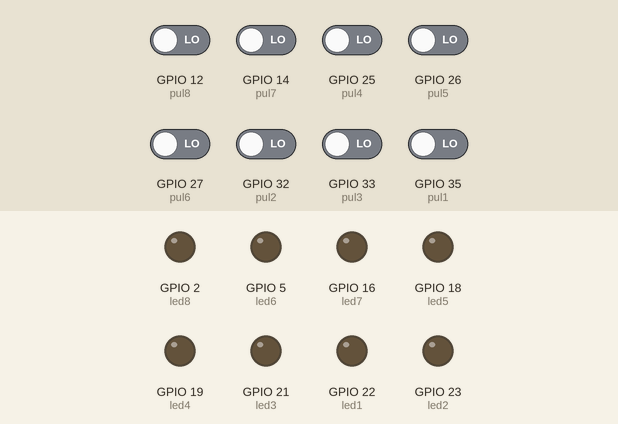
Recording of a program running on a simulated ESP32. On the bench: output pins drawn as LEDs (lit = HIGH). The inputs (shaded band) are chosen by the test bench; at power-on: GPIO 12 (pul8), GPIO 14 (pul7), GPIO 25 (pul4), GPIO 26 (pul5), GPIO 27 (pul6), GPIO 32 (pul2), GPIO 33 (pul3), GPIO 35 (pul1) LOW. What the program prints to the serial monitor is not drawn.

Above: at 1.2 s.
1.3 s: GPIO 12 (pul8) driven HIGH
At 2.5 s:
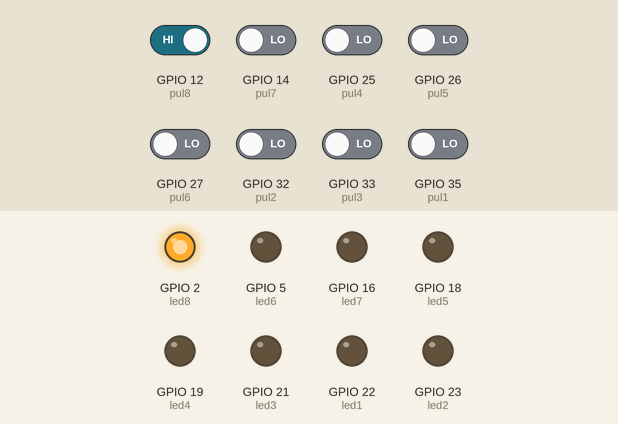
2.8 s: GPIO 14 (pul7) driven HIGH
At 3.9 s:
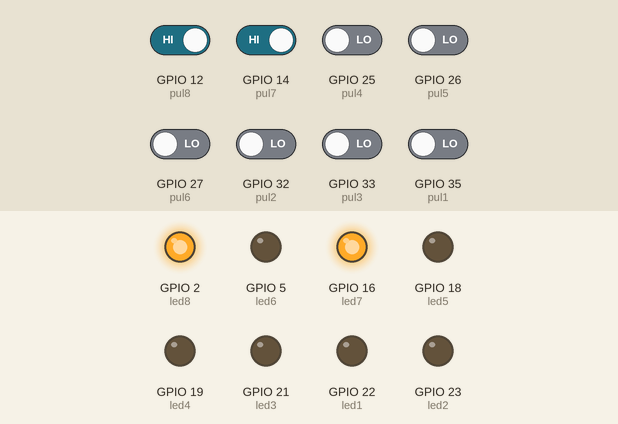
4.3 s: GPIO 25 (pul4) driven HIGH
At 5.0 s:
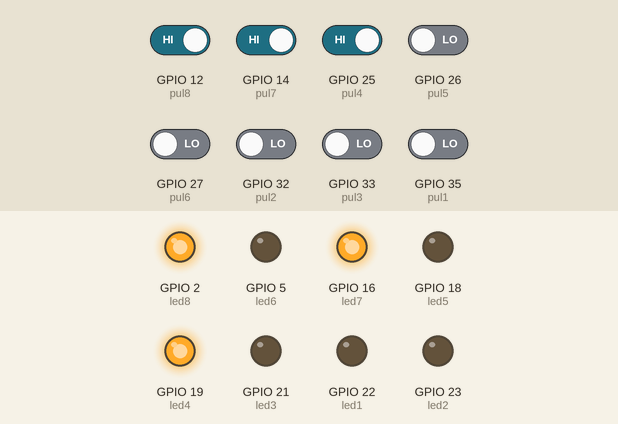
5.8 s: GPIO 32 (pul2) driven HIGH
At 6.2 s:
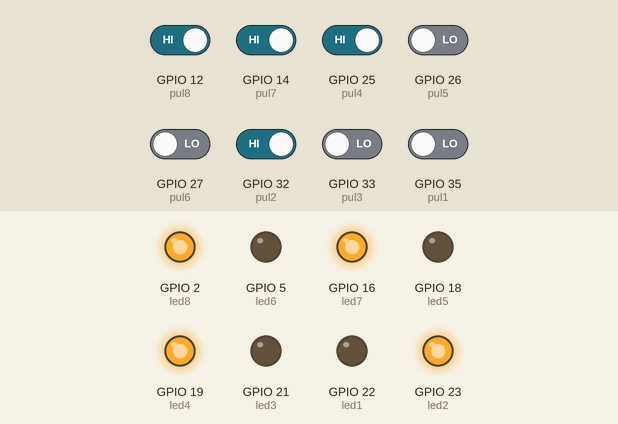
7.3 s: GPIO 35 (pul1) driven HIGH
At 8.5 s:
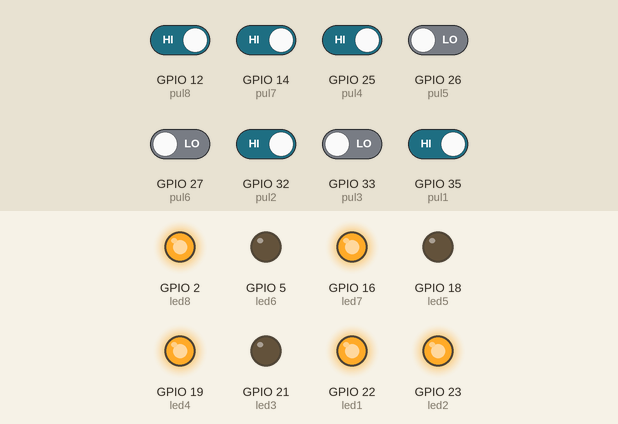
8.8 s: GPIO 35 (pul1) driven LOW
At 9.6 s:
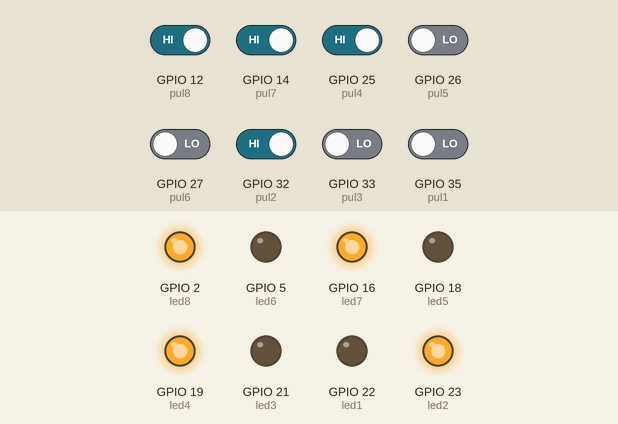
Timing chart, 0 to 11.8 s (numbered marks = the images above; inputs shaded):
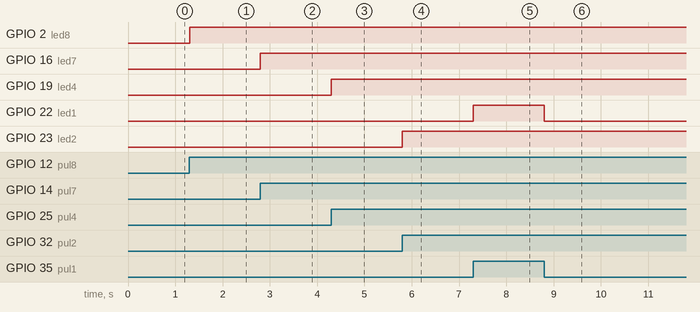

The program:

main.cpp
```cpp
#include <Arduino.h>

#define led1 22
#define pul1 35
#define led2 23
#define pul2 32
#define led3 21
#define pul3 33
#define led4 19
#define pul4 25
#define led5 18
#define pul5 26
#define led6 5
#define pul6 27
#define led7 16
#define pul7 14
#define led8 2
#define pul8 12

void setup()
{
  Serial.begin(115200);
  pinMode(led1, OUTPUT);
  pinMode(led2, OUTPUT);
  pinMode(led3, OUTPUT);
  pinMode(led4, OUTPUT);
  pinMode(led5, OUTPUT);
  pinMode(led6, OUTPUT);
  pinMode(led7, OUTPUT);
  pinMode(led8, OUTPUT);
}

void loop()
{
  if ((digitalRead(pul1)) == HIGH)
  {
    digitalWrite(led1, 1);
    Serial.println("Led rojo prendido");
    if ((digitalRead(pul1)) == LOW)
    {
      digitalWrite(led1, 0);
      Serial.println("Led rojo apagado");
    }
  }
  else if ((digitalRead(pul2)) == HIGH)
  {
    digitalWrite(led2, 1);
    Serial.println("Led verde prendido");
    if ((digitalRead(pul2)) == LOW)
    {
      digitalWrite(led2, 0);
      Serial.println("Led verde apagado");
    }
  }
  else if ((digitalRead(pul3)) == HIGH)
  {
    digitalWrite(led3, 1);
    Serial.println("Led azul prendido");
    if ((digitalRead(pul3)) == LOW)
    {
      digitalWrite(led3, 0);
      Serial.println("Led azul apagado");
    }
  }
  else if ((digitalRead(pul4)) == HIGH)
  {
    digitalWrite(led4, 1);
    Serial.println("Led amarillo prendido");
    if ((digitalRead(pul4)) == LOW)
    {
      digitalWrite(led4, 0);
      Serial.println("Led amarillo apagado");
    }
  }
  else if ((digitalRead(pul5)) == HIGH)
  {
    digitalWrite(led5, 1);
    Serial.println("Led marron prendido");
    if ((digitalRead(pul5)) == LOW)
    {
      digitalWrite(led5, 0);
      Serial.println("Led marron apagado");
    }
  }
  else if ((digitalRead(pul6)) == HIGH)
  {
    digitalWrite(led6, 1);
    Serial.println("Led celeste prendido");
    if ((digitalRead(pul6)) == LOW)
    {
      digitalWrite(led6, 0);
      Serial.println("Led celeste apagado");
    }
  }
  else if ((digitalRead(pul7)) == HIGH)
  {
    digitalWrite(led7, 1);
    Serial.println("Led rosa prendido");
    if ((digitalRead(pul7)) == LOW)
    {
      digitalWrite(led7, 0);
      Serial.println("Led rosa apagado");
    }
  }
  else if ((digitalRead(pul8)) == HIGH)
  {
    digitalWrite(led8, 1);
    Serial.println("Led violeta prendido");
    if ((digitalRead(pul8)) == LOW)
    {
      digitalWrite(led8, 0);
      Serial.println("Led violeta apagado");
    }
  }
}
```

Measured:
- after the input at 1.3 s, GPIO 2 (led8): LOW → HIGH at once
- after the input at 2.8 s, GPIO 16 (led7): LOW → HIGH at once
- after the input at 4.3 s, GPIO 19 (led4): LOW → HIGH at once
- after the input at 5.8 s, GPIO 23 (led2): LOW → HIGH at once
- after the input at 7.3 s, GPIO 22 (led1): LOW → HIGH at once
- after the input at 8.8 s, GPIO 22 (led1): HIGH → LOW at once
